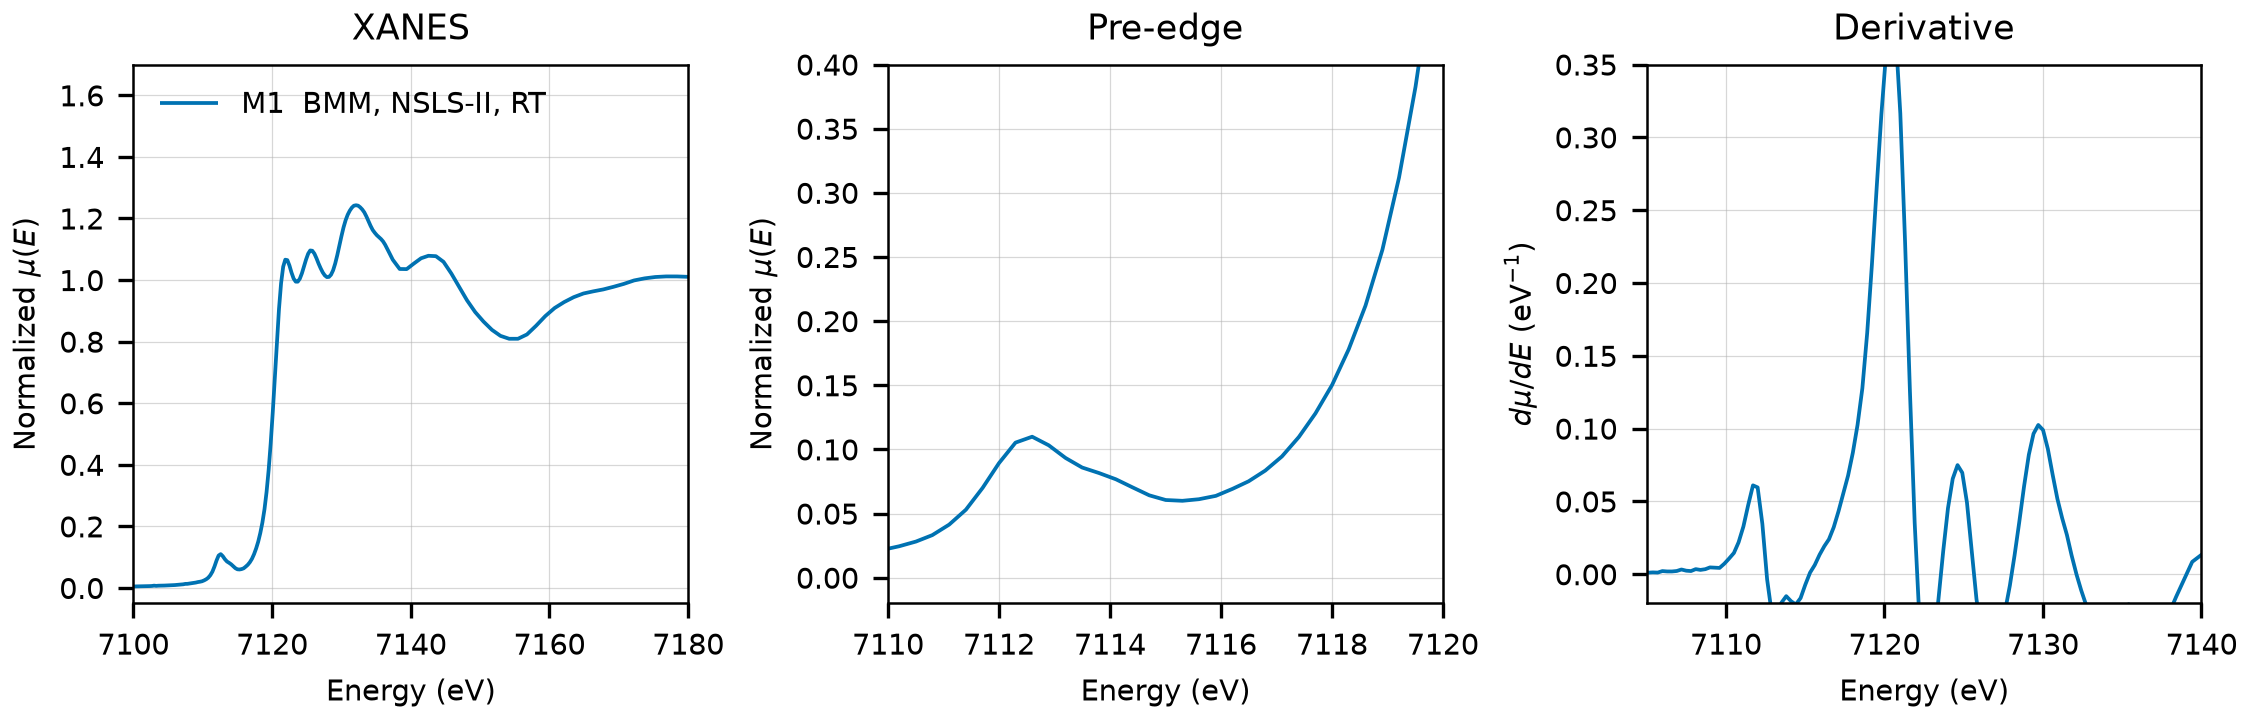

Write Python code to recreate this figure.
"""Plot the experimental Fe K-edge spectrum of staurolite in this folder.

Run from this directory. The output replaces spectra_comparison.png, which the
README links to.
"""

import matplotlib.pyplot as plt
import numpy as np
from larch import Group
from larch.xafs import pre_edge

OUTPUT = "spectra_comparison.png"

MEASUREMENTS = [
    ("M1  BMM, NSLS-II, RT", "NIST/Fe-Staurolite.xdi", {"ratio": (4, 5), "ref_ratio": (5, 6)}, "#0072B2"),
]

FE_K_EDGE = 7112.0
PRE_EDGE_DEFAULTS = {"pre1": -150, "pre2": -30, "norm1": 150, "norm2": 800, "nnorm": 2, "nvict": 2}


def normalized(path, ratio=None, ref_ratio=None):
    """Return a larch group with the normalized spectrum read from path."""
    data = np.loadtxt(path, comments="#")
    energy = data[:, 0]
    mu = np.log(data[:, ratio[0]] / data[:, ratio[1]])

    if ref_ratio is not None:
        ref_mu = np.log(data[:, ref_ratio[0]] / data[:, ref_ratio[1]])
        ref_group = Group(energy=energy.copy(), mu=ref_mu)
        pre_edge(ref_group)
        eshift = FE_K_EDGE - ref_group.e0
        energy = energy + eshift

    group = Group(energy=energy, mu=mu)
    pre_edge(group, **PRE_EDGE_DEFAULTS)
    return group


def main():
    plt.rcParams.update({"font.size": 7, "axes.linewidth": 0.6})
    fig, axes = plt.subplots(1, 3, figsize=(7.5, 2.4), constrained_layout=True)

    for label, path, kwargs, color in MEASUREMENTS:
        group = normalized(path, **kwargs)
        derivative = np.gradient(group.flat, group.energy)
        axes[0].plot(group.energy, group.flat, color=color, lw=0.9, label=label)
        axes[1].plot(group.energy, group.flat, color=color, lw=0.9)
        axes[2].plot(group.energy, derivative, color=color, lw=0.9)

    axes[0].set(
        xlim=(7100, 7180),
        ylim=(-0.05, 1.7),
        xlabel="Energy (eV)",
        ylabel=r"Normalized $\mu(E)$",
        title="XANES",
    )
    axes[0].legend(frameon=False, loc="upper left")

    axes[1].set(
        xlim=(7110, 7120),
        ylim=(-0.02, 0.4),
        xlabel="Energy (eV)",
        ylabel=r"Normalized $\mu(E)$",
        title="Pre-edge",
    )

    axes[2].set(
        xlim=(7105, 7140),
        ylim=(-0.02, 0.35),
        xlabel="Energy (eV)",
        ylabel=r"$d\mu/dE$ (eV$^{-1}$)",
        title="Derivative",
    )

    for ax in axes:
        ax.grid(True, lw=0.3, alpha=0.5)

    fig.savefig(OUTPUT, dpi=300)
    plt.close(fig)
    print(f"wrote {OUTPUT}")


if __name__ == "__main__":
    main()
